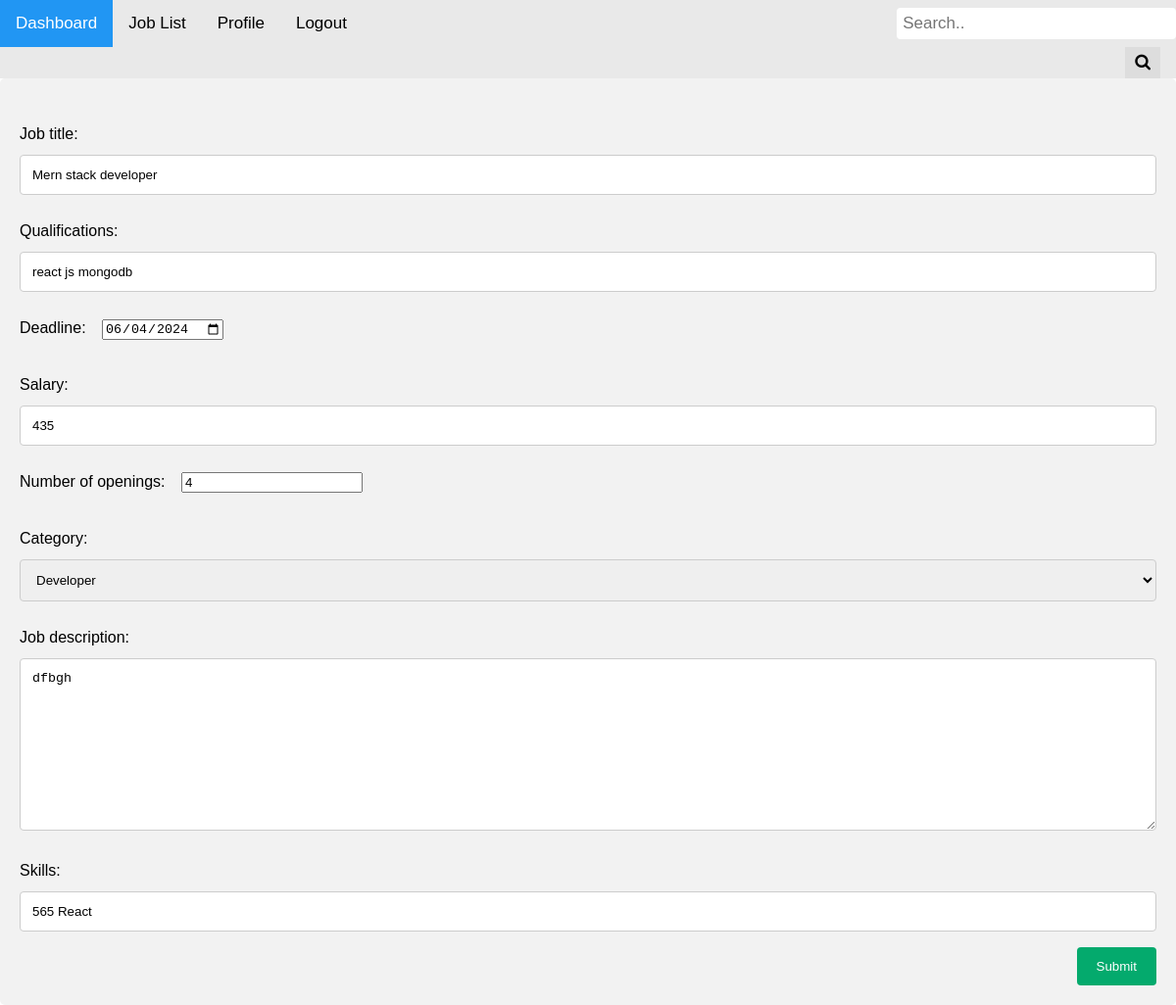
Page /editjob/4 (signed in) on the committed database.
### backendapp/models.py (models this page shows, shortened)
class JobModel(models.Model):
    job_title=models.CharField(max_length=100)
    qualifications=models.CharField(max_length=100)
    deadline=models.DateField()
    salary=models.CharField(max_length=100)
    number_of_openings = models.IntegerField(null=True)
    CATE = [
      ('education','Education'),
      ('Medical','Medical'),
      ('Design','Design'),
      ('Developer','Developer'),
    ]
    category = models.CharField(choices=CATE, max_length=40 , null=True)
    job_description = models.TextField(null=True)
    skills = models.CharField(max_length=100, null=True)
    created_by=models.ForeignKey(Custom_user,on_delete=models.CASCADE)

### completeProject/views.py (the view)
# urls.py: path('editjob/<str:myid>',editjob, name='editjob'),
@login_required
def editjob(request, myid):
   info = get_object_or_404(JobModel, id = myid)
   if request.method == 'POST':
      form = jobAddform(request.POST, instance=info)
      if form.is_valid():
         form.save()
         return redirect('joblist')
   else:
      form = jobAddform(instance=info)
   return render(request,'recruiter/editjob.html', {'form':form, 'info':info})

### backendapp/forms.py
class jobAddform(forms.ModelForm):
   class Meta:
      model = JobModel
      fields = ('job_title', 'qualifications','deadline','salary','number_of_openings','category' ,'job_description','skills')
      widgets = {
         'deadline':forms.DateInput(attrs={'type':'date'}),
      }

### templates/recruiter/editjob.html (shortened to what this page needs)
{% extends "base.html" %} {% block content %}
<!DOCTYPE html>
<html>
  <head>
  </head>
  <body>
    <div class="container">
      <form action="" method ='POST' enctype='multipart/form-data'>
         {{form.as_p}}
        <div class="row">
          <input type="submit" value="Submit" />
        </div>
      </form>
    </div>
  </body>
</html>
{% endblock content %}

### templates/recruiter/editjob.html (style rules this page uses)
* { box-sizing: border-box; }
input[type="text"], select, textarea { width: 100%; padding: 12px; border: 1px solid #ccc; border-radius: 4px; resize: vertical; }
label { padding: 12px 12px 12px 0; display: inline-block; }
input[type="submit"] { background-color: #04aa6d; color: white; padding: 12px 20px; border: none; border-radius: 4px; cursor: pointer; float: right; }
.container { border-radius: 5px; background-color: #f2f2f2; padding: 20px; }
.row::after { content: ""; display: table; clear: both; }

### rows in the picture
JobModel: job_title "Mern stack developer", qualifications "react js mongodb", deadline "06/04/2024", salary "435", number_of_openings "4", category "Developer", job_description "dfbgh", skills "565 React"
